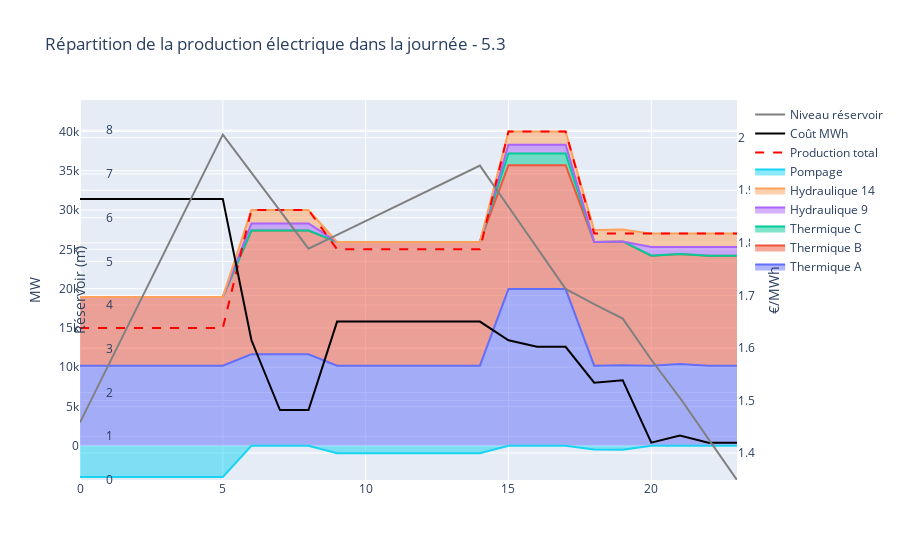

The notebook cell this image was saved under:
### Code cell
df = df_results53(dict_N,dict_P,dict_Nstart,dict_Thermique,dict_H,dict_Hstart,dict_Hydro,dict_S,debit_S,consommation)
fig = Results_viz52(df,dict_Thermique,dict_Hydro)
A = "5.3"
fig.update_layout(
    title = f"Répartition de la production électrique dans la journée - {A}"
)
fig.show()
fig.write_html(f"HTML/Répartition de la production électrique dans la journée - {A}.html")

### Figure 1 — Plotly figure (JSON) as saved in the notebook; plotly's stock layout.template omitted (floating-point values rounded to 4 significant figures)
{"data": [{"name": "Thermique A", "stackgroup": "one", "type": "scatter", "x": [0, 1, 2, 3, 4, 5, 6, 7, 8, 9, 10, 11, 12, 13, 14, 15, 16, 17, 18, 19, 20, 21, 22, 23], "y": [10200.0, 10200.0, 10200.0, 10200.0, 10200.0, 10200.0, 11650, 11650, 11650, 10200.0, 10200, 10200.0, 10200, 10200, 10200.0, 19950, 19950, 19950, 10200.0, 10260.0, 10200, 10400, 10200, 10200]}, {"name": "Thermique B", "stackgroup": "one", "type": "scatter", "x": [0, 1, 2, 3, 4, 5, 6, 7, 8, 9, 10, 11, 12, 13, 14, 15, 16, 17, 18, 19, 20, 21, 22, 23], "y": [8750, 8750, 8750, 8750, 8750, 8750, 15750, 15750, 15750, 15750, 15750, 15750, 15750, 15750, 15750, 15750, 15750, 15750, 15750, 15750, 14000, 14000, 14000, 14000]}, {"name": "Thermique C", "stackgroup": "one", "type": "scatter", "x": [0, 1, 2, 3, 4, 5, 6, 7, 8, 9, 10, 11, 12, 13, 14, 15, 16, 17, 18, 19, 20, 21, 22, 23], "y": [0, 0, 0, 0, 0, 0, 0, 0, 0, 0, 0, 0, 0, 0, 0, 1500, 1500, 1500, 0, 0, 0, 0, 0, 0]}, {"name": "Hydraulique 9", "stackgroup": "one", "type": "scatter", "x": [0, 1, 2, 3, 4, 5, 6, 7, 8, 9, 10, 11, 12, 13, 14, 15, 16, 17, 18, 19, 20, 21, 22, 23], "y": [0, 0, 0, 0, 0, 0, 900, 900, 900, 0, 0, 0, 0, 0, 0, 1100, 1100, 1100, 0, 0, 1100, 900, 1100, 1100]}, {"name": "Hydraulique 14", "stackgroup": "one", "type": "scatter", "x": [0, 1, 2, 3, 4, 5, 6, 7, 8, 9, 10, 11, 12, 13, 14, 15, 16, 17, 18, 19, 20, 21, 22, 23], "y": [0, 0, 0, 0, 0, 0, 1700, 1700, 1700, 0, 0, 0, 0, 0, 0, 1700, 1700, 1700, 1500, 1500, 1700, 1700, 1700, 1700]}, {"name": "Pompage", "stackgroup": "two", "type": "scatter", "x": [0, 1, 2, 3, 4, 5, 6, 7, 8, 9, 10, 11, 12, 13, 14, 15, 16, 17, 18, 19, 20, 21, 22, 23], "y": [-3950.0, -3950.0, -3950.0, -3950.0, -3950.0, -3950.0, 0, 0, 0, -950.0, -950, -950.0, -950, -950, -950.0, 0, 0, 0, -450.0, -510.0, 0, 0, 0, 0]}, {"line": {"color": "red", "dash": "dash"}, "name": "Production total", "type": "scatter", "x": [0, 1, 2, 3, 4, 5, 6, 7, 8, 9, 10, 11, 12, 13, 14, 15, 16, 17, 18, 19, 20, 21, 22, 23], "y": [15000, 15000, 15000, 15000, 15000, 15000, 30000, 30000, 30000, 25000, 25000, 25000, 25000, 25000, 25000, 40000, 40000, 40000, 27000, 27000, 27000, 27000, 27000, 27000]}, {"line": {"color": "black"}, "name": "Coût MWh", "type": "scatter", "x": [0, 1, 2, 3, 4, 5, 6, 7, 8, 9, 10, 11, 12, 13, 14, 15, 16, 17, 18, 19, 20, 21, 22, 23], "y": [1.883, 1.883, 1.883, 1.883, 1.883, 1.883, 1.615, 1.482, 1.482, 1.65, 1.65, 1.65, 1.65, 1.65, 1.65, 1.615, 1.602, 1.602, 1.534, 1.538, 1.42, 1.433, 1.42, 1.42], "yaxis": "y2"}, {"line": {"color": "grey"}, "name": "Niveau réservoir", "type": "scatter", "x": [0, 1, 2, 3, 4, 5, 6, 7, 8, 9, 10, 11, 12, 13, 14, 15, 16, 17, 18, 19, 20, 21, 22, 23], "y": [1.317, 2.633, 3.95, 5.267, 6.583, 7.9, 7.03, 6.16, 5.29, 5.607, 5.923, 6.24, 6.557, 6.873, 7.19, 6.25, 5.31, 4.37, 4.02, 3.69, 2.75, 1.88, 0.94, 1.11e-15], "yaxis": "y3"}], "layout": {"hovermode": "x", "title": {"text": "Répartition de la production électrique dans la journée - 5.3"}, "yaxis": {"range": [-4345.0, 44000], "title": {"text": "MW"}}, "yaxis2": {"anchor": "free", "overlaying": "y", "position": 1, "range": [1.349, 2.072], "side": "right", "title": {"text": "€/MWh"}}, "yaxis3": {"anchor": "free", "overlaying": "y", "position": 0.05, "range": [1.221e-15, 8.69], "side": "left", "title": {"text": "Réservoir (m)"}}}}
